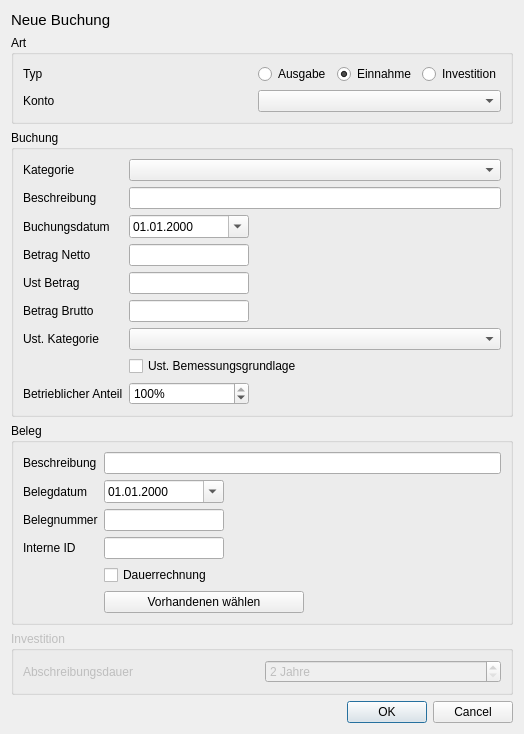
<?xml version="1.0" encoding="UTF-8"?>
<ui version="4.0">
 <class>EntryWindow</class>
 <widget class="QDialog" name="EntryWindow">
  <property name="geometry">
   <rect>
    <x>0</x>
    <y>0</y>
    <width>524</width>
    <height>720</height>
   </rect>
  </property>
  <property name="windowTitle">
   <string>Dialog</string>
  </property>
  <layout class="QVBoxLayout" name="verticalLayout">
   <item>
    <widget class="QLabel" name="titel">
     <property name="sizePolicy">
      <sizepolicy hsizetype="Preferred" vsizetype="Maximum">
       <horstretch>0</horstretch>
       <verstretch>0</verstretch>
      </sizepolicy>
     </property>
     <property name="font">
      <font>
       <pointsize>11</pointsize>
      </font>
     </property>
     <property name="text">
      <string>Neue Buchung</string>
     </property>
    </widget>
   </item>
   <item>
    <widget class="QGroupBox" name="groupBox">
     <property name="title">
      <string>Art</string>
     </property>
     <layout class="QGridLayout" name="gridLayout_4">
      <item row="0" column="0">
       <widget class="QLabel" name="label">
        <property name="text">
         <string>Typ</string>
        </property>
       </widget>
      </item>
      <item row="0" column="1">
       <layout class="QHBoxLayout" name="horizontalLayout_2">
        <item>
         <widget class="QRadioButton" name="expense">
          <property name="text">
           <string>Ausgabe</string>
          </property>
         </widget>
        </item>
        <item>
         <widget class="QRadioButton" name="income">
          <property name="text">
           <string>Einnahme</string>
          </property>
          <property name="checked">
           <bool>true</bool>
          </property>
         </widget>
        </item>
        <item>
         <widget class="QRadioButton" name="invest">
          <property name="text">
           <string>Investition</string>
          </property>
         </widget>
        </item>
       </layout>
      </item>
      <item row="1" column="0">
       <widget class="QLabel" name="label_13">
        <property name="text">
         <string>Konto</string>
        </property>
       </widget>
      </item>
      <item row="1" column="1">
       <widget class="QComboBox" name="account"/>
      </item>
     </layout>
    </widget>
   </item>
   <item>
    <widget class="QGroupBox" name="groupBox_2">
     <property name="title">
      <string>Buchung</string>
     </property>
     <layout class="QGridLayout" name="gridLayout">
      <item row="8" column="1">
       <widget class="QComboBox" name="vatCategory">
        <property name="sizePolicy">
         <sizepolicy hsizetype="Expanding" vsizetype="Fixed">
          <horstretch>0</horstretch>
          <verstretch>0</verstretch>
         </sizepolicy>
        </property>
       </widget>
      </item>
      <item row="8" column="0">
       <widget class="QLabel" name="label_16">
        <property name="text">
         <string>Ust. Kategorie</string>
        </property>
       </widget>
      </item>
      <item row="4" column="0">
       <widget class="QLabel" name="label_2">
        <property name="text">
         <string>Betrag Netto</string>
        </property>
       </widget>
      </item>
      <item row="0" column="0">
       <widget class="QLabel" name="label_10">
        <property name="text">
         <string>Kategorie</string>
        </property>
       </widget>
      </item>
      <item row="0" column="1">
       <widget class="QComboBox" name="category">
        <property name="sizePolicy">
         <sizepolicy hsizetype="Expanding" vsizetype="Fixed">
          <horstretch>0</horstretch>
          <verstretch>0</verstretch>
         </sizepolicy>
        </property>
       </widget>
      </item>
      <item row="3" column="0">
       <widget class="QLabel" name="label_11">
        <property name="text">
         <string>Buchungsdatum</string>
        </property>
       </widget>
      </item>
      <item row="11" column="1">
       <widget class="QSpinBox" name="chargePercentage">
        <property name="maximumSize">
         <size>
          <width>120</width>
          <height>16777215</height>
         </size>
        </property>
        <property name="suffix">
         <string>%</string>
        </property>
        <property name="maximum">
         <number>100</number>
        </property>
        <property name="value">
         <number>100</number>
        </property>
       </widget>
      </item>
      <item row="3" column="1">
       <widget class="QDateEdit" name="transactionDate">
        <property name="maximumSize">
         <size>
          <width>120</width>
          <height>16777215</height>
         </size>
        </property>
        <property name="displayFormat">
         <string>dd.MM.yyyy</string>
        </property>
        <property name="calendarPopup">
         <bool>true</bool>
        </property>
       </widget>
      </item>
      <item row="11" column="0">
       <widget class="QLabel" name="label_5">
        <property name="text">
         <string>Betrieblicher Anteil</string>
        </property>
       </widget>
      </item>
      <item row="7" column="0">
       <widget class="QLabel" name="label_15">
        <property name="text">
         <string>Betrag Brutto</string>
        </property>
       </widget>
      </item>
      <item row="5" column="0">
       <widget class="QLabel" name="label_4">
        <property name="text">
         <string>Ust Betrag</string>
        </property>
       </widget>
      </item>
      <item row="4" column="1">
       <widget class="QLineEdit" name="amount">
        <property name="maximumSize">
         <size>
          <width>120</width>
          <height>16777215</height>
         </size>
        </property>
        <property name="text">
         <string/>
        </property>
       </widget>
      </item>
      <item row="2" column="0">
       <widget class="QLabel" name="label_14">
        <property name="text">
         <string>Beschreibung</string>
        </property>
       </widget>
      </item>
      <item row="2" column="1">
       <widget class="QLineEdit" name="entryDescription">
        <property name="text">
         <string/>
        </property>
       </widget>
      </item>
      <item row="5" column="1">
       <widget class="QLineEdit" name="vatAmount">
        <property name="maximumSize">
         <size>
          <width>120</width>
          <height>16777215</height>
         </size>
        </property>
       </widget>
      </item>
      <item row="7" column="1">
       <widget class="QLineEdit" name="totalAmount">
        <property name="maximumSize">
         <size>
          <width>120</width>
          <height>16777215</height>
         </size>
        </property>
       </widget>
      </item>
      <item row="10" column="1">
       <widget class="QCheckBox" name="vatTaxableBase">
        <property name="text">
         <string>Ust. Bemessungsgrundlage</string>
        </property>
       </widget>
      </item>
     </layout>
    </widget>
   </item>
   <item>
    <widget class="QGroupBox" name="groupBox_3">
     <property name="title">
      <string>Beleg</string>
     </property>
     <layout class="QGridLayout" name="gridLayout_2">
      <item row="2" column="0">
       <widget class="QLabel" name="label_6">
        <property name="text">
         <string>Belegnummer</string>
        </property>
       </widget>
      </item>
      <item row="3" column="1">
       <widget class="QLineEdit" name="documentId">
        <property name="maximumSize">
         <size>
          <width>120</width>
          <height>16777215</height>
         </size>
        </property>
       </widget>
      </item>
      <item row="0" column="0">
       <widget class="QLabel" name="label_9">
        <property name="text">
         <string>Beschreibung</string>
        </property>
       </widget>
      </item>
      <item row="2" column="1">
       <widget class="QLineEdit" name="documentNumber">
        <property name="maximumSize">
         <size>
          <width>120</width>
          <height>16777215</height>
         </size>
        </property>
       </widget>
      </item>
      <item row="1" column="0">
       <widget class="QLabel" name="label_7">
        <property name="text">
         <string>Belegdatum</string>
        </property>
       </widget>
      </item>
      <item row="3" column="0">
       <widget class="QLabel" name="label_8">
        <property name="text">
         <string>Interne ID</string>
        </property>
       </widget>
      </item>
      <item row="0" column="1">
       <widget class="QLineEdit" name="documentDescription"/>
      </item>
      <item row="1" column="1">
       <widget class="QDateEdit" name="documentDate">
        <property name="maximumSize">
         <size>
          <width>120</width>
          <height>16777215</height>
         </size>
        </property>
        <property name="displayFormat">
         <string>dd.MM.yyyy</string>
        </property>
        <property name="calendarPopup">
         <bool>true</bool>
        </property>
       </widget>
      </item>
      <item row="5" column="1">
       <widget class="QPushButton" name="chooseDocument">
        <property name="maximumSize">
         <size>
          <width>200</width>
          <height>16777215</height>
         </size>
        </property>
        <property name="text">
         <string>Vorhandenen wählen</string>
        </property>
        <property name="checkable">
         <bool>true</bool>
        </property>
       </widget>
      </item>
      <item row="4" column="1">
       <widget class="QCheckBox" name="documentRecurring">
        <property name="text">
         <string>Dauerrechnung</string>
        </property>
       </widget>
      </item>
     </layout>
    </widget>
   </item>
   <item>
    <widget class="QGroupBox" name="investGroup">
     <property name="enabled">
      <bool>false</bool>
     </property>
     <property name="title">
      <string>Investition</string>
     </property>
     <layout class="QGridLayout" name="gridLayout_3">
      <item row="0" column="0">
       <widget class="QLabel" name="label_12">
        <property name="text">
         <string>Abschreibungsdauer</string>
        </property>
       </widget>
      </item>
      <item row="0" column="1">
       <widget class="QSpinBox" name="depreciationPeriod">
        <property name="suffix">
         <string> Jahre</string>
        </property>
        <property name="minimum">
         <number>2</number>
        </property>
        <property name="maximum">
         <number>50</number>
        </property>
       </widget>
      </item>
     </layout>
    </widget>
   </item>
   <item>
    <widget class="QDialogButtonBox" name="buttonBox">
     <property name="orientation">
      <enum>Qt::Horizontal</enum>
     </property>
     <property name="standardButtons">
      <set>QDialogButtonBox::Cancel|QDialogButtonBox::Ok</set>
     </property>
    </widget>
   </item>
  </layout>
 </widget>
 <tabstops>
  <tabstop>category</tabstop>
  <tabstop>entryDescription</tabstop>
  <tabstop>transactionDate</tabstop>
  <tabstop>amount</tabstop>
  <tabstop>vatAmount</tabstop>
  <tabstop>totalAmount</tabstop>
  <tabstop>vatCategory</tabstop>
  <tabstop>vatTaxableBase</tabstop>
  <tabstop>chargePercentage</tabstop>
  <tabstop>documentDescription</tabstop>
  <tabstop>documentDate</tabstop>
  <tabstop>documentNumber</tabstop>
  <tabstop>documentId</tabstop>
  <tabstop>documentRecurring</tabstop>
  <tabstop>chooseDocument</tabstop>
  <tabstop>expense</tabstop>
  <tabstop>income</tabstop>
  <tabstop>invest</tabstop>
  <tabstop>account</tabstop>
  <tabstop>buttonBox</tabstop>
  <tabstop>depreciationPeriod</tabstop>
 </tabstops>
 <resources/>
 <connections>
  <connection>
   <sender>buttonBox</sender>
   <signal>accepted()</signal>
   <receiver>EntryWindow</receiver>
   <slot>accept()</slot>
   <hints>
    <hint type="sourcelabel">
     <x>257</x>
     <y>632</y>
    </hint>
    <hint type="destinationlabel">
     <x>157</x>
     <y>274</y>
    </hint>
   </hints>
  </connection>
  <connection>
   <sender>buttonBox</sender>
   <signal>rejected()</signal>
   <receiver>EntryWindow</receiver>
   <slot>reject()</slot>
   <hints>
    <hint type="sourcelabel">
     <x>325</x>
     <y>632</y>
    </hint>
    <hint type="destinationlabel">
     <x>286</x>
     <y>274</y>
    </hint>
   </hints>
  </connection>
 </connections>
</ui>
